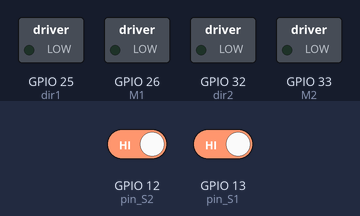
The program below on a simulated ESP32. Parts: switched loads named in the program (green lamp = pin HIGH). The test bench sets the inputs (shaded band); at power-on: GPIO 12 (pin_S2) HIGH, GPIO 13 (pin_S1) HIGH.

Above: at 1.2 s.
1.3 s: GPIO 12 (pin_S2) driven LOW
At 1.8 s:
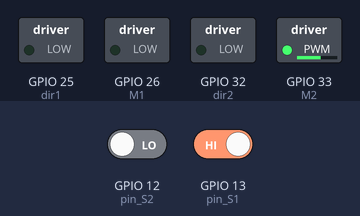
2.8 s: GPIO 13 (pin_S1) driven LOW
At 4.0 s:
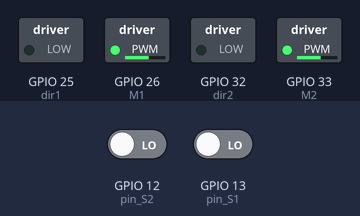
4.3 s: GPIO 12 (pin_S2) driven HIGH
At 5.3 s:
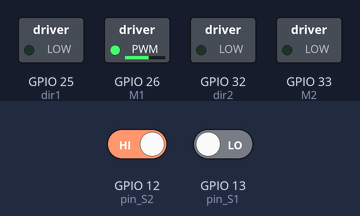
Timing chart, 0 to 7.3 s (numbered marks = the images above; inputs shaded):
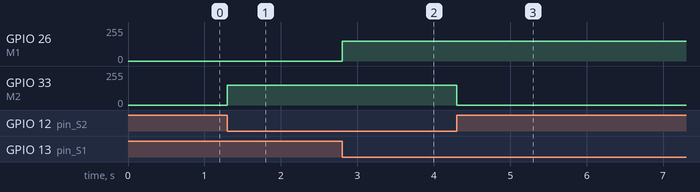

Measured:
- after the input at 1.3 s, GPIO 33 (M2): 0/255 → 149/255 at once
- after the input at 2.8 s, GPIO 26 (M1): 0/255 → 149/255 at once
- after the input at 4.3 s, GPIO 33 (M2): 149/255 → 0/255 at once

The program:

main.cpp
```cpp
#include <Arduino.h>

//Alterar os pinos para os utilizados e especificar as portas da ponte H
//Definição dos pinos de controle do motor
#define M1 26 // Pino_Velocidade 1º Motor ( 0 a 255)_ Porta IN2 ponte H;
#define M2 33 //Pino_Velocidade 2º Motor ( 0 a 255) _ Porta IN4 ponte H;
#define dir1 25 //Pino_Direção do 1º Motor: Para frente / Para trás (HIGH ou LOW)_ porta IN1 ponte H;
#define dir2 32 //Pino_Direção do 2º Motor: Para frente / Para trás (HIGH ou LOW)_ porta IN3 ponte H;


//Sensores funcionam da mesma forma, ao precisa alterar a conexao para receber a entrada digital D0 ao inves da medicao analógica A0
//Definição dos pinos dos sensores
#define pin_S1 13
#define pin_S2 12
int Sensor1 = 0;
int Sensor2 = 0;
//variável responsável por controlar a velocidade dos motores
int velocidade = 150;


void setup(){
//Setamos os pinos de controle dos motores como saída
//pinMode(M1, OUTPUT);
//pinMode(M2, OUTPUT);
pinMode(dir1, OUTPUT);
pinMode(dir2, OUTPUT);

ledcSetup(0, 5000, 8); // Canal 0, 5 kHz, 8 bits de resolução
ledcSetup(1, 5000, 8); // Canal 1, 5 kHz, 8 bits de resolução

ledcAttachPin(M1, 0); // Motor 1 no canal 0
ledcAttachPin(M2, 1); // Motor 2 no canal 1

//Serial.begin(115200);

//Setamos a direção inicial do motor como 0, isso fará com que ambos os motores girem para frente
digitalWrite(dir1, LOW);
digitalWrite(dir2, LOW);
//Setamos os pinos dos sensores como entrada
pinMode(pin_S1, INPUT);
pinMode(pin_S2, INPUT);
}

void loop(){
//Neste processo armazenamos o valor lido pelo sensor na variável que armazena tais dados.
Sensor1 = digitalRead(pin_S1);
Sensor2 = digitalRead(pin_S2);
//Aqui está toda a lógica de comportamento do robô: Para a cor branca atribuímos o valor 0 e, para a cor preta, o valor 1.
if((Sensor1 == 0) && (Sensor2 == 0)){ // Se detectar na extremidade das faixas duas cores brancas
ledcWrite(0, velocidade); // Motor 1
ledcWrite(1, velocidade); // Motor 2
}
if((Sensor1 == 1) && (Sensor2 == 0)){ // Se detectar um lado preto e o outro branco
ledcWrite(0, 0); // Motor 1
ledcWrite(1, velocidade); // Motor 2
}
if((Sensor1 == 0) && (Sensor2 == 1)){ // Se detectar um lado branco e o outro preto
ledcWrite(0, velocidade); // Motor 1
ledcWrite(1, 0); // Motor 2
}
}
```
